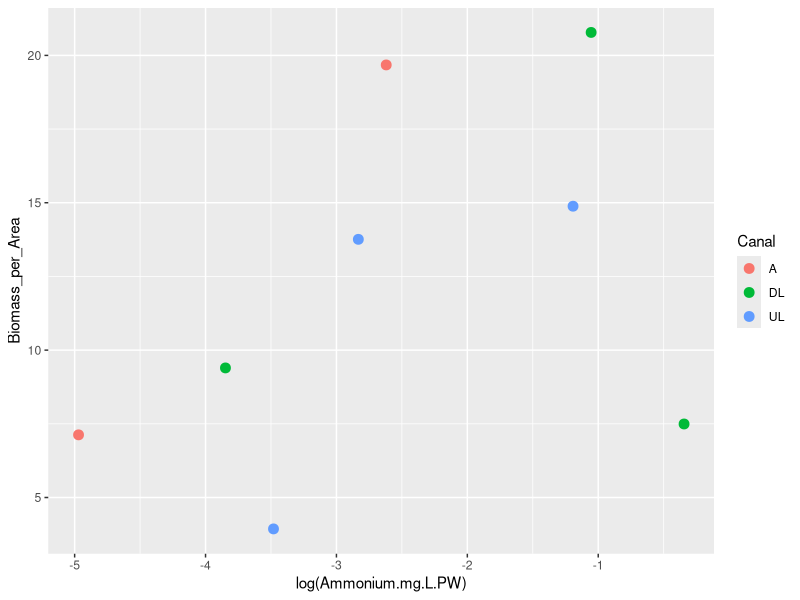
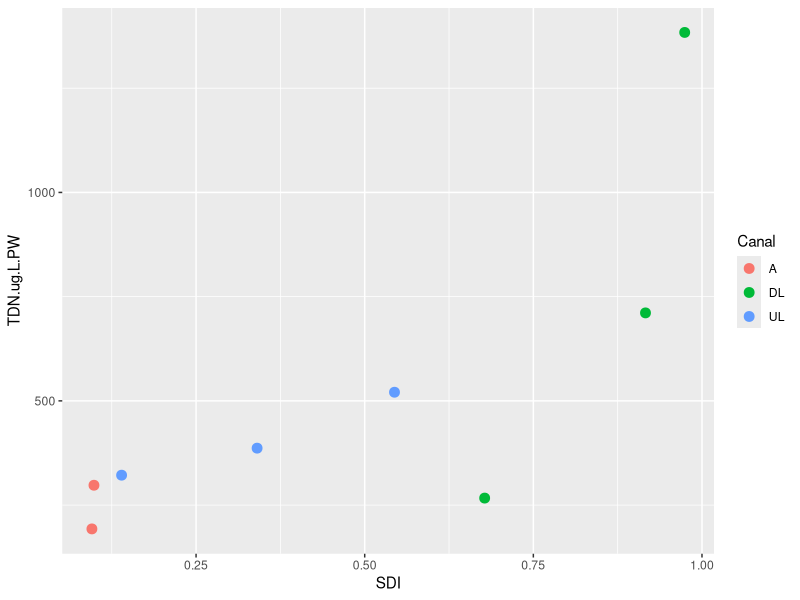

Write the R code that produced these figures, in order.
## Brehob revisions - Kendall Correlation Matrices - Variable selection

#######################
## Import packages
#######################
lapply(c("plyr","dplyr","ggplot2","cowplot",
         "lubridate","tidyverse","FSA"), require, character.only=T)

#Read in data
df<-read.csv("AllVar_byCanal_Event_Recompiled.csv", header = T)
#View(df)
#Make Canal and Event factors
df$Event<-as.factor(df$Event); df$Canal<-as.factor(df$Canal)

#Import GPP and ER data
wcb<-read.csv("WholeCanal_Compartment_Metabolism_Biomass_SiteAverages.csv")
colnames(wcb)
wc <- wcb[,c("Canal","Event","aveWholeCanalGPP","aveWholeCanalER")]
colnames(wc) <- c("Canal","Event","WholeCanalGPP","WholeCanalER")
#Make Canal and Event factors
wc$Event<-as.factor(wc$Event); wc$Canal<-as.factor(wc$Canal)

#Merge with df
df <- merge(df, wc, by = c("Canal","Event"))

#Remove canal A event 3 because there is unexplained zero data during this event
df<-subset(df, Canal!="A" | Event!="3")

write.csv(df, "MeanVariables_for_GLM_compiled.csv")

################################################
## Predictor Variable Kendall Correlations
################################################
colnames(df)
# 4 categories:
# (1) 30 day antecedent conditions (light, flow, PM2.5, water temp)
# (2) Light attenuation in the water column
# (3) Surface water chemistry
# (4) Extracted porewater chemistry
# (5) Sediment properties

Cat1_ant <- df %>% dplyr::select(Canal, Event, Biomass_per_Area, SDI, WholeCanalGPP, WholeCanalER, PAR.30da,PM.30da:Flow.cms.30da) # remove AQI since not quantitative
Cat2_atten <- df %>% dplyr::select(Canal, Event, Biomass_per_Area, SDI, WholeCanalGPP, WholeCanalER, TSS_mgmL, Light_ext_coeff)
Cat3_SWchem <- df %>% dplyr::select(Canal, Event, Biomass_per_Area, SDI, WholeCanalGPP, WholeCanalER, SpC..uS.cm.:pH, o.Phosphate.ug.L.SW:TDN.ug.L.SW)
Cat4_PWchem <- df %>% dplyr::select(Canal, Event, Biomass_per_Area, SDI, WholeCanalGPP, WholeCanalER, o.Phosphate.ug.L.PW:TDN.ug.L.PW,sed_pH)
Cat5_sed <- df %>% dplyr::select(Canal, Event, Biomass_per_Area, SDI, WholeCanalGPP, WholeCanalER, Bulk_Density_g_mL, pct_OM)

Cat_list <- list(Cat1_ant, Cat2_atten, Cat3_SWchem, Cat4_PWchem, Cat5_sed)

# Function to handle missing values and calculate Kendall correlation
calculate_kendall_cor <- function(dat) {
  # Remove columns Canal and Event
  data <- dat %>%
    select(-Canal, -Event)
  
  # Create an empty matrix for correlations
  n_vars <- ncol(data)
  cor_matrix <- matrix(NA, nrow = n_vars, ncol = n_vars)
  rownames(cor_matrix) <- colnames(cor_matrix) <- colnames(data)
  
  # Calculate pairwise Kendall correlations (handles missing values pairwise)
  for (i in 1:n_vars) {
    for (j in 1:n_vars) {
      if (i <= j) {
        # Extract the two variables
        x <- data[[i]]
        y <- data[[j]]
        
        # Remove rows where either variable is NA
        complete_cases <- complete.cases(x, y)
        x_complete <- x[complete_cases]
        y_complete <- y[complete_cases]
        
        # Only calculate correlation if we have enough observations
        if (length(x_complete) >= 3 && length(y_complete) >= 3) {
          cor_matrix[i, j] <- cor(x_complete, y_complete, 
                                  method = "kendall", use = "complete.obs")
          cor_matrix[j, i] <- cor_matrix[i, j]  # Symmetric matrix
        }
      }
    }
  }
  
  return(cor_matrix)
}

# Calculate Kendall correlation matrix
Kcorr_list <- lapply(Cat_list, function(x) calculate_kendall_cor(x))
# Print matrices
lapply(Kcorr_list, function(y) print(y))

## Export
write.csv(as.data.frame(Kcorr_list[1]),"KendallcorrMatrix_Cat1.csv")
write.csv(as.data.frame(Kcorr_list[2]),"KendallcorrMatrix_Cat2.csv")
write.csv(as.data.frame(Kcorr_list[3]),"KendallcorrMatrix_Cat3.csv")
write.csv(as.data.frame(Kcorr_list[4]),"KendallcorrMatrix_Cat4.csv")
write.csv(as.data.frame(Kcorr_list[5]),"KendallcorrMatrix_Cat5.csv")

## Select only up to two per category
## Subset variables to include based on Kendall Corr Matices (tau > |0.3| and not highly corr)

# For Total Biomass
bio_pred <- df %>% dplyr::select(Canal, Event, Biomass_per_Area,
                                 #PAR.30da, #Cat 1 - need to remove because tau > 0.7 with TSS
                                 TSS_mgmL, #Cat 2
                                 TDN.ug.L.SW, #Cat 3 - NA values in NO3 caused problems in GLM; need to remove Temp then
                                 Ammonium.mg.L.PW) #Cat 4 (no Cat 5)
ggplot(bio_pred, aes(log(Ammonium.mg.L.PW), Biomass_per_Area, color = Canal))+geom_point(size = 3)
#Recheck Correlation matrix
calculate_kendall_cor(bio_pred)
# Export
write.csv(calculate_kendall_cor(bio_pred), "Biomodel_Var_Selected.csv")

# For SDI
SDI_pred <- df %>% dplyr::select(Canal, Event, SDI,
                                 Temp.30da, #Cat 1 (no Cat 2)
                                 #TDN.ug.L.SW, #Cat 3 - NH4 missing values caused problems in GLM but priortizing temp over this
                                 TDC.mg.L.PW, TDN.ug.L.PW, #Cat 4
                                 pct_OM, Bulk_Density_g_mL) #Cat 5

ggplot(SDI_pred, aes(SDI, TDN.ug.L.PW, color = Canal))+geom_point(size = 3)
#Recheck Correlation matrix
calculate_kendall_cor(SDI_pred)
# Export
write.csv(calculate_kendall_cor(SDI_pred), "SDImodel_Var_Selected.csv")

####################################
## Compile names of pred variables
####################################
biomass_vars <- as.data.frame(colnames(calculate_kendall_cor(bio_pred))); biomass_vars$model <- "Biomass_model";colnames(biomass_vars)[1] <- "Variables"
SDI_vars <- as.data.frame(colnames(calculate_kendall_cor(SDI_pred))); SDI_vars$model <- "SDI_model";colnames(SDI_vars)[1] <- "Variables"


selectedvar <- rbind(biomass_vars,SDI_vars)
write.csv(selectedvar, "Selected_Pred_Var_for_GLM.csv")
